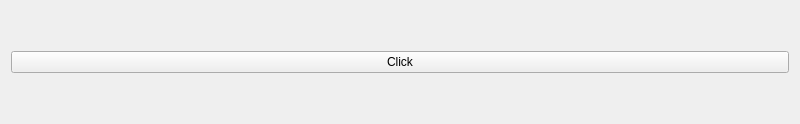
<?xml version="1.0" encoding="UTF-8"?>
<ui version="4.0">
 <class>Widget</class>
 <widget class="QWidget" name="Widget">
  <property name="geometry">
   <rect>
    <x>0</x>
    <y>0</y>
    <width>800</width>
    <height>124</height>
   </rect>
  </property>
  <property name="windowTitle">
   <string>MyApp</string>
  </property>
  <layout class="QVBoxLayout" name="verticalLayout">
   <item>
    <widget class="QPushButton" name="myButton">
     <property name="text">
      <string>Click</string>
     </property>
    </widget>
   </item>
  </layout>
 </widget>
 <resources/>
 <connections/>
</ui>
